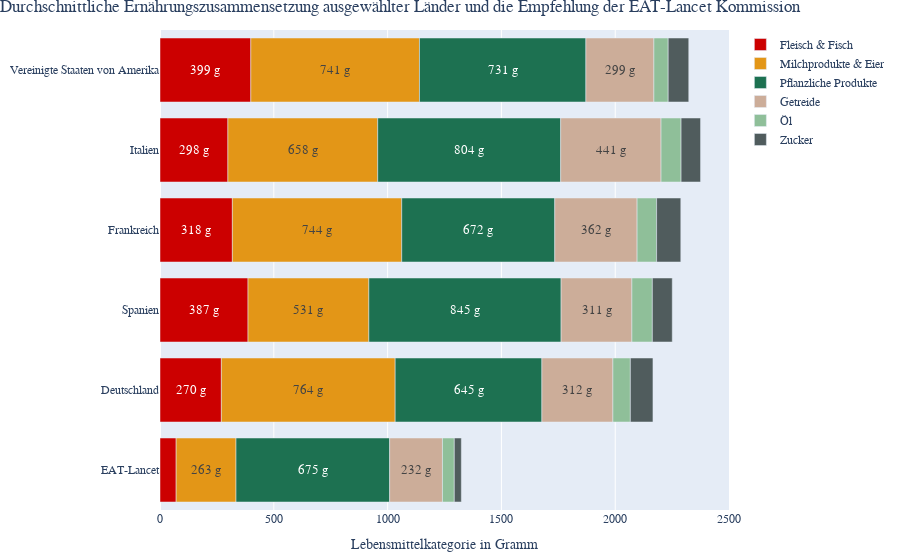

Source (notebook cell):
### Code cell
#figure
df_diet_sub=df_diet.groupby(['country', 'group']).agg({
                        'gramm':'sum'
                        }).reset_index(level=[0,1])
df_diet_sub=df_diet_sub[df_diet_sub['country'].isin(['EAT-Lancet','Deutschland', 'Vereinigte Staaten von Amerika', 'Frankreich', 'Spanien', 'Italien'])]
fig_3_1=px.bar(data_frame=df_diet_sub, x="gramm",y="country",
        color="group", text='gramm', orientation='h', 
        color_discrete_map={
                    "Pflanzliche Produkte": colors[0],
                    "Fleisch & Fisch": colors[2],
                    "Milchprodukte & Eier": colors[1],
                    "Zucker": colors[4],
                    "Getreide": colors[8],
                    "Öl": colors[5]},
        category_orders={"group": ["Fleisch & Fisch","Milchprodukte & Eier",  "Pflanzliche Produkte", "Getreide", "Öl", "Zucker"], 'country':['Vereinigte Staaten von Amerika', 'Italien', 'Frankreich', 'Spanien', 'Deutschland', 'EAT-Lancet']},
        )

#Axis labels
fig_3_1.update_layout(
            xaxis = {"title": "Lebensmittelkategorie in Gramm"},
            yaxis={'title':None},
            font_family=font,
            legend_title_text=None,
            #Minimum text size for inside text
            uniformtext=dict(minsize=13,
            mode='hide'),
            yaxis_tickformat = '',
            title={'text':"Durchschnittliche Ernährungszusammensetzung ausgewählter Länder und die Empfehlung der EAT-Lancet Kommission",'font_family':'Montserrat-Regular, Raleway, sans-serif','x':0, 'y':1},
            margin=dict(t=30, b=10, l=10, r=10)
            
            )

fig_3_1.update_traces(hovertemplate=None, hoverinfo='skip',
        #Text formatting
        texttemplate="%{x:.0f} g",
        textposition='inside',
        insidetextanchor='middle',
        textangle=0)

### Figure 1 — Plotly figure (JSON) as saved in the notebook; plotly's stock layout.template omitted (floating-point values rounded to 4 significant figures)
{"data": [{"alignmentgroup": "True", "hoverinfo": "skip", "insidetextanchor": "middle", "legendgroup": "Fleisch & Fisch", "marker": {"color": "#CC0000", "pattern": {"shape": ""}}, "name": "Fleisch & Fisch", "offsetgroup": "Fleisch & Fisch", "orientation": "h", "showlegend": true, "text": ["269.5890411", "71.0", "317.91780818999996", "298.35616442", "386.73972607", "399.04109587"], "textangle": 0, "textposition": "inside", "texttemplate": "%{x:.0f} g", "type": "bar", "x": [269.6, 71, 317.9, 298.4, 386.7, 399.0], "xaxis": "x", "y": ["Deutschland", "EAT-Lancet", "Frankreich", "Italien", "Spanien", "Vereinigte Staaten von Amerika"], "yaxis": "y"}, {"alignmentgroup": "True", "hoverinfo": "skip", "insidetextanchor": "middle", "legendgroup": "Milchprodukte & Eier", "marker": {"color": "#E39617", "pattern": {"shape": ""}}, "name": "Milchprodukte & Eier", "offsetgroup": "Milchprodukte & Eier", "orientation": "h", "showlegend": true, "text": ["763.67123283", "263.0", "744.2191781", "658.1917808400001", "530.82191786", "740.93150685"], "textangle": 0, "textposition": "inside", "texttemplate": "%{x:.0f} g", "type": "bar", "x": [763.7, 263, 744.2, 658.2, 530.8, 740.9], "xaxis": "x", "y": ["Deutschland", "EAT-Lancet", "Frankreich", "Italien", "Spanien", "Vereinigte Staaten von Amerika"], "yaxis": "y"}, {"alignmentgroup": "True", "hoverinfo": "skip", "insidetextanchor": "middle", "legendgroup": "Pflanzliche Produkte", "marker": {"color": "#1D7151", "pattern": {"shape": ""}}, "name": "Pflanzliche Produkte", "offsetgroup": "Pflanzliche Produkte", "orientation": "h", "showlegend": true, "text": ["644.630137", "675.0", "672.3561643809999", "803.8630136799999", "844.6849315", "731.2602740560001"], "textangle": 0, "textposition": "inside", "texttemplate": "%{x:.0f} g", "type": "bar", "x": [644.6, 675, 672.4, 803.9, 844.7, 731.3], "xaxis": "x", "y": ["Deutschland", "EAT-Lancet", "Frankreich", "Italien", "Spanien", "Vereinigte Staaten von Amerika"], "yaxis": "y"}, {"alignmentgroup": "True", "hoverinfo": "skip", "insidetextanchor": "middle", "legendgroup": "Getreide", "marker": {"color": "#CCAD99", "pattern": {"shape": ""}}, "name": "Getreide", "offsetgroup": "Getreide", "orientation": "h", "showlegend": true, "text": ["312.0273973", "232.0", "361.6438356", "440.9315068", "311.0958904", "298.7671233"], "textangle": 0, "textposition": "inside", "texttemplate": "%{x:.0f} g", "type": "bar", "x": [312.0, 232, 361.6, 440.9, 311.1, 298.8], "xaxis": "x", "y": ["Deutschland", "EAT-Lancet", "Frankreich", "Italien", "Spanien", "Vereinigte Staaten von Amerika"], "yaxis": "y"}, {"alignmentgroup": "True", "hoverinfo": "skip", "insidetextanchor": "middle", "legendgroup": "Öl", "marker": {"color": "#8FBF99", "pattern": {"shape": ""}}, "name": "Öl", "offsetgroup": "Öl", "orientation": "h", "showlegend": true, "text": ["76.60273973", "52.0", "85.7260274", "88.05479452", "89.80821918", "62.79452055"], "textangle": 0, "textposition": "inside", "texttemplate": "%{x:.0f} g", "type": "bar", "x": [76.6, 52, 85.73, 88.05, 89.81, 62.79], "xaxis": "x", "y": ["Deutschland", "EAT-Lancet", "Frankreich", "Italien", "Spanien", "Vereinigte Staaten von Amerika"], "yaxis": "y"}, {"alignmentgroup": "True", "hoverinfo": "skip", "insidetextanchor": "middle", "legendgroup": "Zucker", "marker": {"color": "#505C5D", "pattern": {"shape": ""}}, "name": "Zucker", "offsetgroup": "Zucker", "orientation": "h", "showlegend": true, "text": ["99.31506849", "31.0", "106.2465753", "85.50684932", "87.45205479", "90.30136986"], "textangle": 0, "textposition": "inside", "texttemplate": "%{x:.0f} g", "type": "bar", "x": [99.32, 31, 106.2, 85.51, 87.45, 90.3], "xaxis": "x", "y": ["Deutschland", "EAT-Lancet", "Frankreich", "Italien", "Spanien", "Vereinigte Staaten von Amerika"], "yaxis": "y"}], "layout": {"barmode": "relative", "font": {"family": "Roboto-light, Gravitas One, Raleway, Arial, sans-serif"}, "legend": {"title": {}, "tracegroupgap": 0}, "margin": {"b": 10, "l": 10, "r": 10, "t": 30}, "title": {"font": {"family": "Montserrat-Regular, Raleway, sans-serif"}, "text": "Durchschnittliche Ernährungszusammensetzung ausgewählter Länder und die Empfehlung der EAT-Lancet Kommission", "x": 0, "y": 1}, "uniformtext": {"minsize": 13, "mode": "hide"}, "xaxis": {"anchor": "y", "domain": [0, 1], "title": {"text": "Lebensmittelkategorie in Gramm"}}, "yaxis": {"anchor": "x", "categoryarray": ["EAT-Lancet", "Deutschland", "Spanien", "Frankreich", "Italien", "Vereinigte Staaten von Amerika"], "categoryorder": "array", "domain": [0, 1], "tickformat": "", "title": {}}}}
